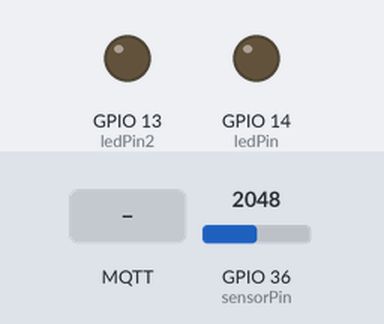
Recording of a sketch running on a simulated ESP32. On the bench: output pins drawn as LEDs (lit = HIGH). The inputs (shaded band) are chosen by the test bench; at power-on: GPIO 36 (sensorPin) = 2048. WiFi joins after 1.5 s; servers stay silent unless stated; no MQTT or app messages arrive unless stated; what the sketch prints to the serial monitor is not drawn.

Above: at 2.7 s.
2.8 s: GPIO 36 (sensorPin) set to 2923
5.7 s: GPIO 36 (sensorPin) set to 3045
At 7.9 s:
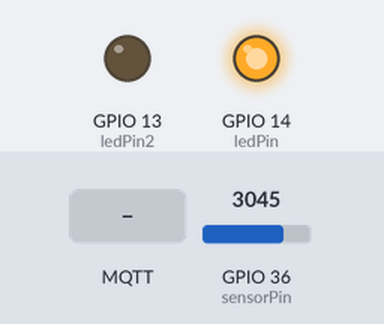
9.0 s: MQTT message "ON" arrives on the first subscribed topic
At 11.6 s:
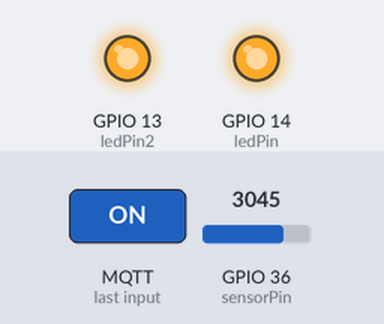
12.0 s: GPIO 36 (sensorPin) set to 2866
At 13.9 s:
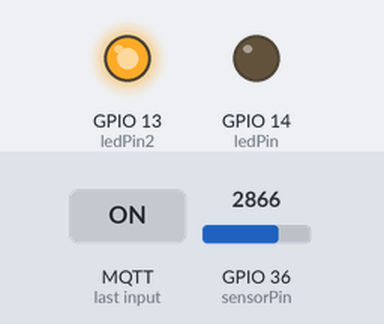
15.0 s: GPIO 36 (sensorPin) set to 3603
At 17.4 s:
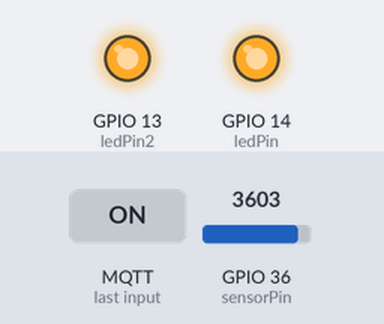
18.0 s: GPIO 36 (sensorPin) set to 2047
At 20.9 s:
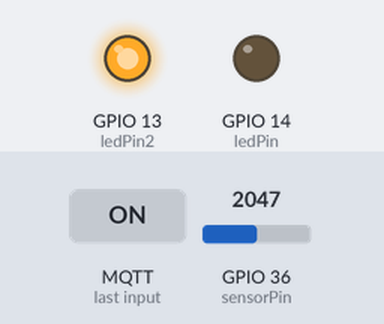
Timing chart, 0 to 22.0 s (numbered marks = the images above; inputs shaded):
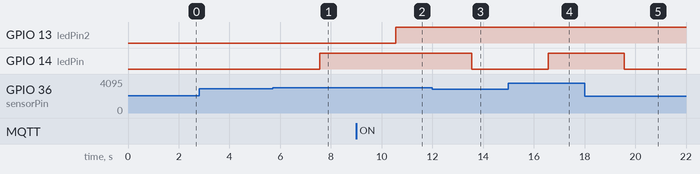

Measured:
- the behaviour switches between 2978 and 2979 on GPIO 36 (sensorPin) (found by bisection; images 0 and 1)
- after the input at 2.8 s, every drawn part: stays the same
- after the input at 5.7 s, GPIO 14 (ledPin): LOW → HIGH after 1.9 s
- after the input at 9.0 s, GPIO 13 (ledPin2): LOW → HIGH after 1.6 s
- after the input at 12.0 s, GPIO 14 (ledPin): HIGH → LOW after 1.6 s
- after the input at 15.0 s, GPIO 14 (ledPin): LOW → HIGH after 1.6 s
- after the input at 18.0 s, GPIO 14 (ledPin): HIGH → LOW after 1.6 s

The sketch:

MQTT_test_LED_2_.ino
```cpp
#include <WiFi.h>
#include <PubSubClient.h>
const int sensorPin = 36;
// Configuración de la red Wi-Fi
const char* ssid = "steren_2_4G";
const char* password = "password";

// Configuración del broker MQTT
const char* mqttServer = "192.168.1.12";
const int mqttPort = 1883;

// Pines del LED
const int ledPin = 14;  // LED controlado por la humedad
const int ledPin2 = 13; // LED controlado por las dos computadoras

// Instancias de cliente Wi-Fi y MQTT
WiFiClient wifiClient;
PubSubClient mqttClient(wifiClient);

// Función de callback para mensajes MQTT
void callback(char* topic, byte* payload, unsigned int length) {
    Serial.print("Mensaje recibido en el tópico: ");
    Serial.println(topic);

    String message;
    for (int i = 0; i < length; i++) {
        message += (char)payload[i];
    }

    Serial.print("Mensaje: ");
    Serial.println(message);

    // Control del LED del pin 13 basado en el mensaje de ambos tópicos
    if (message == "ON") {
        digitalWrite(ledPin2, HIGH);
        Serial.println("LED del pin 13 encendido");
    } else if (message == "OFF") {
        digitalWrite(ledPin2, LOW);
        Serial.println("LED del pin 13 apagado");
    }
}

// Conectar al broker MQTT
void reconnect() {
    while (!mqttClient.connected()) {
        Serial.print("Intentando conectar al broker MQTT...");
        if (mqttClient.connect("broker_Alexa")) {
            Serial.println("Conectado a broker_Alexa");
            mqttClient.subscribe("laptopMensaje");
            mqttClient.subscribe("laptopRonnie");
        } else {
            Serial.print("Fallido, rc=");
            Serial.print(mqttClient.state());
            Serial.println(" Intentando de nuevo en 5 segundos");
            delay(5000);
        }
    }
}

void setup() {
    // Inicializar el puerto serie
    Serial.begin(115200);

    // Configurar los pines del LED
    pinMode(ledPin, OUTPUT);
    pinMode(ledPin2, OUTPUT);

    // Conectar a la red Wi-Fi
    WiFi.begin(ssid, password);
    while (WiFi.status() != WL_CONNECTED) {
        delay(500);
        Serial.print(".");
    }
    Serial.println("Conectado a Wi-Fi");

    // Configurar el servidor MQTT
    mqttClient.setServer(mqttServer, mqttPort);
    mqttClient.setCallback(callback);
}

void loop() {
    if (!mqttClient.connected()) {
        reconnect();
    }

    int sensorValue = map(analogRead(sensorPin), 4095, 2500, 0, 100);
    Serial.print(sensorValue);
    Serial.println("%");
    mqttClient.loop();

    String str = String(sensorValue);

    // Control del LED del pin 14 basado en la humedad
    if (sensorValue > 70) {
        digitalWrite(ledPin, LOW);
        Serial.println("Humedad suficiente");
    } else if (sensorValue < 70) {
        digitalWrite(ledPin, HIGH);
        Serial.println("Humedad insuficiente");
    }

    mqttClient.publish("datos_humedad", str.c_str());
    Serial.println(analogRead(sensorPin));
    delay(3000);
}
```
